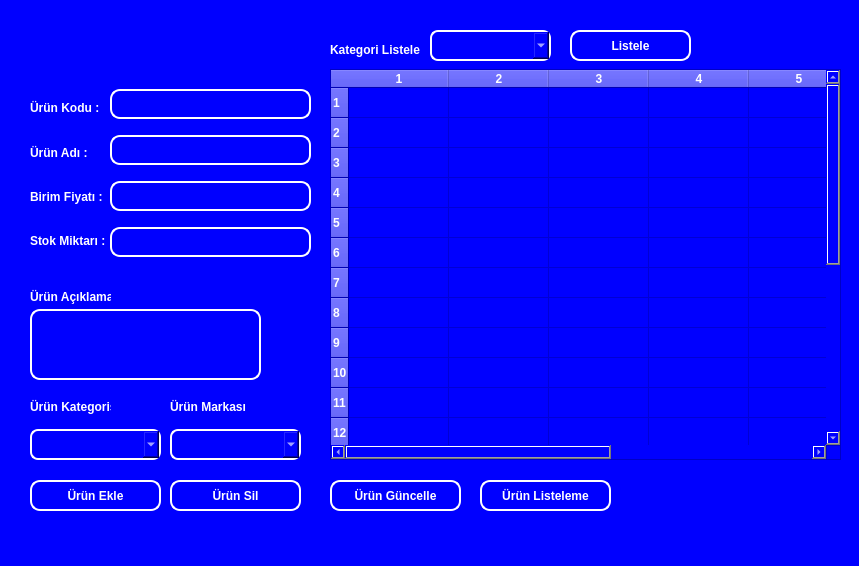
<?xml version="1.0" encoding="UTF-8"?>
<ui version="4.0">
 <class>MainWindow</class>
 <widget class="QMainWindow" name="MainWindow">
  <property name="geometry">
   <rect>
    <x>0</x>
    <y>0</y>
    <width>859</width>
    <height>566</height>
   </rect>
  </property>
  <property name="font">
   <font>
    <weight>50</weight>
    <bold>false</bold>
   </font>
  </property>
  <property name="windowTitle">
   <string>MainWindow</string>
  </property>
  <property name="styleSheet">
   <string notr="true">*{
background-color: blue ;
color: white ;
}

QTableWidget::item {
    color: white;           
    font-weight: bold;    
}

QTableWidget::item:selected {
    color: white;           
    font-weight: bold;  
}

QTableWidget QHeaderView::section {
    background-color: blue;
    color: white;           
    font-weight: bold;    
}

QLineEdit {
    border: 2px solid #ffffff;    
    border-radius: 10px;         
    padding: 5px;                
    color: white;               
    font-size: 12px;           
}

QLineEdit:focus {
    border: 2px solid #3465a4;    
    background-color: #white;    
}

QPushButton {
    border: 2px solid #ffffff;    
    border-radius: 10px;          
    padding: 5px 15px;           
    background-color: blue;    
    color: white;               
    font-size: 12px;             
	font-weight: bold;  
}

QPushButton:hover {
    background-color: #e0e0e0;  
	color: #000000; 
}

QPushButton:pressed {
    background-color: grey;    
}

QPushButton:disabled {
    background-color: grey;   
    color: black;               
}

QComboBox {
    border: 2px solid #ffffff;    
    border-radius: 8px;          
    padding: 5px 15px;           
    background-color: blue;    
    color: white;               
    font-size: 10px;             
	font-weight: bold; 
}





</string>
  </property>
  <widget class="QWidget" name="centralwidget">
   <property name="styleSheet">
    <string notr="true"/>
   </property>
   <widget class="QLabel" name="label_5">
    <property name="geometry">
     <rect>
      <x>30</x>
      <y>289</y>
      <width>81</width>
      <height>16</height>
     </rect>
    </property>
    <property name="font">
     <font>
      <weight>75</weight>
      <bold>true</bold>
     </font>
    </property>
    <property name="text">
     <string>Ürün Açıklaması</string>
    </property>
   </widget>
   <widget class="QComboBox" name="cmbKategory">
    <property name="geometry">
     <rect>
      <x>30</x>
      <y>429</y>
      <width>131</width>
      <height>31</height>
     </rect>
    </property>
    <property name="font">
     <font>
      <pointsize>-1</pointsize>
      <weight>75</weight>
      <bold>true</bold>
     </font>
    </property>
    <property name="currentIndex">
     <number>-1</number>
    </property>
    <item>
     <property name="text">
      <string>Beyaz Eşya</string>
     </property>
    </item>
    <item>
     <property name="text">
      <string>Bilgisayar</string>
     </property>
    </item>
    <item>
     <property name="text">
      <string>Telefon</string>
     </property>
    </item>
   </widget>
   <widget class="QLabel" name="label_6">
    <property name="geometry">
     <rect>
      <x>170</x>
      <y>399</y>
      <width>81</width>
      <height>16</height>
     </rect>
    </property>
    <property name="font">
     <font>
      <weight>75</weight>
      <bold>true</bold>
     </font>
    </property>
    <property name="text">
     <string>Ürün Markası</string>
    </property>
   </widget>
   <widget class="QLabel" name="label_7">
    <property name="geometry">
     <rect>
      <x>30</x>
      <y>399</y>
      <width>81</width>
      <height>16</height>
     </rect>
    </property>
    <property name="font">
     <font>
      <weight>75</weight>
      <bold>true</bold>
     </font>
    </property>
    <property name="text">
     <string>Ürün Kategorisi</string>
    </property>
   </widget>
   <widget class="QLineEdit" name="acklama">
    <property name="geometry">
     <rect>
      <x>30</x>
      <y>309</y>
      <width>231</width>
      <height>71</height>
     </rect>
    </property>
   </widget>
   <widget class="QComboBox" name="cmbMarka">
    <property name="geometry">
     <rect>
      <x>170</x>
      <y>429</y>
      <width>131</width>
      <height>31</height>
     </rect>
    </property>
    <property name="font">
     <font>
      <pointsize>-1</pointsize>
      <weight>75</weight>
      <bold>true</bold>
     </font>
    </property>
    <property name="currentIndex">
     <number>-1</number>
    </property>
    <item>
     <property name="text">
      <string>Arçelik</string>
     </property>
    </item>
    <item>
     <property name="text">
      <string>Altus</string>
     </property>
    </item>
    <item>
     <property name="text">
      <string>Beko</string>
     </property>
    </item>
    <item>
     <property name="text">
      <string>Bosch</string>
     </property>
    </item>
    <item>
     <property name="text">
      <string>Siemens</string>
     </property>
    </item>
    <item>
     <property name="text">
      <string>Acer</string>
     </property>
    </item>
    <item>
     <property name="text">
      <string>Apple</string>
     </property>
    </item>
    <item>
     <property name="text">
      <string>Asus</string>
     </property>
    </item>
    <item>
     <property name="text">
      <string>Casper</string>
     </property>
    </item>
    <item>
     <property name="text">
      <string>Dell</string>
     </property>
    </item>
    <item>
     <property name="text">
      <string>Hp</string>
     </property>
    </item>
    <item>
     <property name="text">
      <string>Lenovo</string>
     </property>
    </item>
    <item>
     <property name="text">
      <string>MSI</string>
     </property>
    </item>
    <item>
     <property name="text">
      <string>Toshiba</string>
     </property>
    </item>
    <item>
     <property name="text">
      <string>Iphone</string>
     </property>
    </item>
    <item>
     <property name="text">
      <string>Samsung</string>
     </property>
    </item>
    <item>
     <property name="text">
      <string>Huawei</string>
     </property>
    </item>
    <item>
     <property name="text">
      <string>Xaomi</string>
     </property>
    </item>
    <item>
     <property name="text">
      <string>Oppo</string>
     </property>
    </item>
    <item>
     <property name="text">
      <string>Realme</string>
     </property>
    </item>
    <item>
     <property name="text">
      <string>General Mobile</string>
     </property>
    </item>
   </widget>
   <widget class="QTableWidget" name="tbltabloListele">
    <property name="geometry">
     <rect>
      <x>330</x>
      <y>69</y>
      <width>511</width>
      <height>391</height>
     </rect>
    </property>
    <property name="font">
     <font>
      <weight>75</weight>
      <bold>true</bold>
     </font>
    </property>
    <property name="rowCount">
     <number>21</number>
    </property>
    <property name="columnCount">
     <number>7</number>
    </property>
    <row/>
    <row/>
    <row/>
    <row/>
    <row/>
    <row/>
    <row/>
    <row/>
    <row/>
    <row/>
    <row/>
    <row/>
    <row/>
    <row/>
    <row/>
    <row/>
    <row/>
    <row/>
    <row/>
    <row/>
    <row/>
    <column/>
    <column/>
    <column/>
    <column/>
    <column/>
    <column/>
    <column/>
   </widget>
   <widget class="QLabel" name="label_8">
    <property name="geometry">
     <rect>
      <x>330</x>
      <y>40</y>
      <width>91</width>
      <height>20</height>
     </rect>
    </property>
    <property name="font">
     <font>
      <weight>75</weight>
      <bold>true</bold>
     </font>
    </property>
    <property name="text">
     <string>Kategori Listele</string>
    </property>
   </widget>
   <widget class="QComboBox" name="cmbKategorylistele">
    <property name="geometry">
     <rect>
      <x>430</x>
      <y>30</y>
      <width>121</width>
      <height>31</height>
     </rect>
    </property>
    <property name="font">
     <font>
      <pointsize>-1</pointsize>
      <weight>75</weight>
      <bold>true</bold>
     </font>
    </property>
    <property name="currentIndex">
     <number>-1</number>
    </property>
    <item>
     <property name="text">
      <string>Beyaz Eşya</string>
     </property>
    </item>
    <item>
     <property name="text">
      <string>Bilgisayar</string>
     </property>
    </item>
    <item>
     <property name="text">
      <string>Telefon</string>
     </property>
    </item>
   </widget>
   <widget class="QPushButton" name="btnKategorylistele">
    <property name="geometry">
     <rect>
      <x>570</x>
      <y>30</y>
      <width>121</width>
      <height>31</height>
     </rect>
    </property>
    <property name="font">
     <font>
      <pointsize>-1</pointsize>
      <weight>75</weight>
      <bold>true</bold>
     </font>
    </property>
    <property name="text">
     <string>Listele</string>
    </property>
   </widget>
   <widget class="QPushButton" name="btnEkle">
    <property name="geometry">
     <rect>
      <x>30</x>
      <y>480</y>
      <width>131</width>
      <height>31</height>
     </rect>
    </property>
    <property name="font">
     <font>
      <pointsize>-1</pointsize>
      <weight>75</weight>
      <bold>true</bold>
     </font>
    </property>
    <property name="text">
     <string>Ürün Ekle</string>
    </property>
   </widget>
   <widget class="QPushButton" name="btnSil">
    <property name="geometry">
     <rect>
      <x>170</x>
      <y>480</y>
      <width>131</width>
      <height>31</height>
     </rect>
    </property>
    <property name="font">
     <font>
      <pointsize>-1</pointsize>
      <weight>75</weight>
      <bold>true</bold>
     </font>
    </property>
    <property name="text">
     <string>Ürün Sil</string>
    </property>
   </widget>
   <widget class="QPushButton" name="btnGuncelle">
    <property name="geometry">
     <rect>
      <x>330</x>
      <y>480</y>
      <width>131</width>
      <height>31</height>
     </rect>
    </property>
    <property name="font">
     <font>
      <pointsize>-1</pointsize>
      <weight>75</weight>
      <bold>true</bold>
     </font>
    </property>
    <property name="text">
     <string>Ürün Güncelle</string>
    </property>
   </widget>
   <widget class="QPushButton" name="btnurunListele">
    <property name="geometry">
     <rect>
      <x>480</x>
      <y>480</y>
      <width>131</width>
      <height>31</height>
     </rect>
    </property>
    <property name="font">
     <font>
      <pointsize>-1</pointsize>
      <weight>75</weight>
      <bold>true</bold>
     </font>
    </property>
    <property name="text">
     <string>Ürün Listeleme</string>
    </property>
   </widget>
   <widget class="QWidget" name="layoutWidget">
    <property name="geometry">
     <rect>
      <x>30</x>
      <y>89</y>
      <width>77</width>
      <height>171</height>
     </rect>
    </property>
    <layout class="QVBoxLayout" name="verticalLayout">
     <item>
      <widget class="QLabel" name="label">
       <property name="font">
        <font>
         <weight>75</weight>
         <bold>true</bold>
        </font>
       </property>
       <property name="text">
        <string>Ürün Kodu :</string>
       </property>
      </widget>
     </item>
     <item>
      <widget class="QLabel" name="label_2">
       <property name="font">
        <font>
         <weight>75</weight>
         <bold>true</bold>
        </font>
       </property>
       <property name="text">
        <string>Ürün Adı :</string>
       </property>
      </widget>
     </item>
     <item>
      <widget class="QLabel" name="label_3">
       <property name="font">
        <font>
         <weight>75</weight>
         <bold>true</bold>
        </font>
       </property>
       <property name="text">
        <string>Birim Fiyatı :</string>
       </property>
      </widget>
     </item>
     <item>
      <widget class="QLabel" name="label_4">
       <property name="font">
        <font>
         <weight>75</weight>
         <bold>true</bold>
        </font>
       </property>
       <property name="text">
        <string>Stok Miktarı :</string>
       </property>
      </widget>
     </item>
    </layout>
   </widget>
   <widget class="QWidget" name="layoutWidget">
    <property name="geometry">
     <rect>
      <x>110</x>
      <y>79</y>
      <width>201</width>
      <height>191</height>
     </rect>
    </property>
    <layout class="QVBoxLayout" name="verticalLayout_2">
     <item>
      <widget class="QLineEdit" name="lneurunKodu"/>
     </item>
     <item>
      <widget class="QLineEdit" name="lneurunAd"/>
     </item>
     <item>
      <widget class="QLineEdit" name="lnebrmFy"/>
     </item>
     <item>
      <widget class="QLineEdit" name="stokmktar"/>
     </item>
    </layout>
   </widget>
   <widget class="QLabel" name="logo">
    <property name="geometry">
     <rect>
      <x>30</x>
      <y>20</y>
      <width>221</width>
      <height>61</height>
     </rect>
    </property>
    <property name="text">
     <string/>
    </property>
    <property name="pixmap">
     <pixmap>img/Stockazon_Logo_2.png</pixmap>
    </property>
    <property name="scaledContents">
     <bool>true</bool>
    </property>
   </widget>
  </widget>
  <widget class="QStatusBar" name="statusbar"/>
 </widget>
 <resources/>
 <connections/>
</ui>
